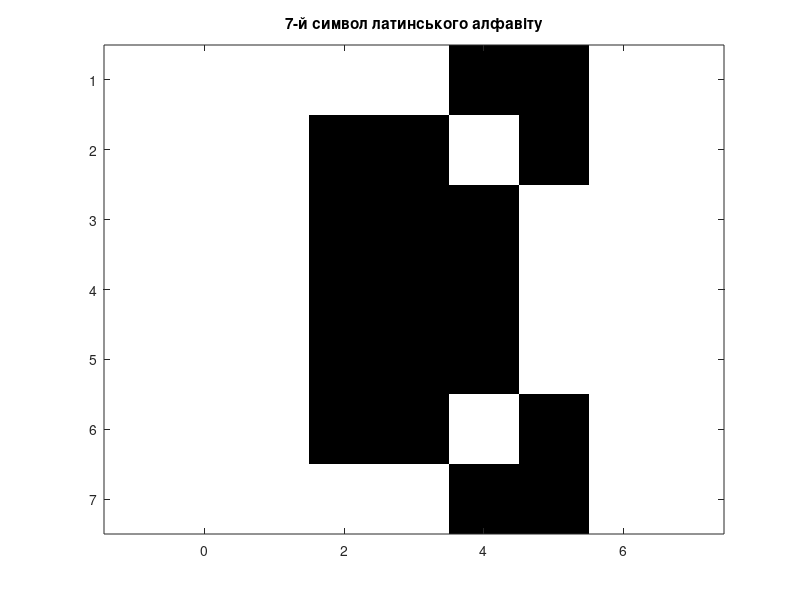

Source code (MATLAB): (Note: this script raises an error after producing the figure.)
clc;
clear;
close all;
rng default;
targets = eye(26);

% Вхідні шаблони літер (35 елементів для кожної літери)
alphabet = round(rand(35, 26));

% Приклад реального шаблону для 7-ї літери D)
D_pattern = [ ...
    1 1 1 0 0;
    1 0 0 1 0;
    1 0 0 0 1;
    1 0 0 0 1;
    1 0 0 0 1;
    1 0 0 1 0;
    1 1 1 0 0];

% Перетворення матриці 7x5 у вектор 35x1
alphabet(:,7) = D_pattern(:);

%% Відображення 7-ї літери
figure;
imagesc(reshape(alphabet(:,7), 7, 5));
colormap(gray);
axis equal tight;
title('7-й символ латинського алфавіту');

%% Створення багатошарової нейронної мережі
% 35 входів -> 30 нейронів у прихованому шарі -> 26 виходів
net_letters = feedforwardnet(30, 'trainlm');

% Використовуємо всі дані для навчання
net_letters.divideFcn = 'dividetrain';

% Функції активації
net_letters.layers{1}.transferFcn = 'tansig';
net_letters.layers{2}.transferFcn = 'logsig';

% Функція продуктивності
net_letters.performFcn = 'mse';

%% Параметри навчання
net_letters.trainParam.epochs = 1000;
net_letters.trainParam.goal   = 1e-4;
net_letters.trainParam.show   = 50;

%% Навчання мережі
net_letters = train(net_letters, alphabet, targets);

%% Перевірка на навчальних даних
Y_letters = net_letters(alphabet);

% Визначення номерів літер
[~, pred_letters] = max(Y_letters, [], 1);
[~, true_letters] = max(targets, [], 1);

% Обчислення точності
accuracy_letters = mean(pred_letters == true_letters) * 100;

disp('--- Класифікація латинських літер ---');
disp(['Точність на навчальних даних: ', num2str(accuracy_letters), ' %']);

%% =========================================================
% Дослідження стійкості до шуму
%% =========================================================

% Значення стандартного відхилення шуму
sigmaVec = 0:0.05:0.5;

% Масив середніх помилок
meanErr = zeros(size(sigmaVec));

for s = 1:length(sigmaVec)
    sigma = sigmaVec(s);

    totalErr = 0;
    samples = 0;

    % Для кожної літери
    for q = 1:size(alphabet, 2)

        % Генеруємо 10 зашумлених варіантів
        for k = 1:10

            % Генерація шуму
            noise = sigma * randn(size(alphabet,1), 1);

            % Обмеження шуму інтервалом [-1, 1]
            noise = max(min(noise, 1), -1);

            % Додавання шуму до символу
            x_noisy = alphabet(:,q) + noise;

            % Обмеження значень
            x_noisy = max(min(x_noisy, 1), -1);

            % Реакція мережі
            y = net_letters(x_noisy);

            % Евклідова помилка
            totalErr = totalErr + norm(y - targets(:,q));

            samples = samples + 1;
        end
    end

    % Середня помилка для поточного sigma
    meanErr(s) = totalErr / samples;
end

%% Побудова графіка залежності помилки від шуму
figure;
plot(sigmaVec, meanErr, 'o-', 'LineWidth', 2);
grid on;
xlabel('Інтенсивність шуму \sigma');
ylabel('Середня евклідова помилка');
title('Залежність помилки розпізнавання від інтенсивності шуму');
